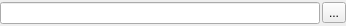
<?xml version="1.0" encoding="UTF-8"?>
<ui version="4.0">
 <class>Form</class>
 <widget class="QWidget" name="Form">
  <property name="geometry">
   <rect>
    <x>0</x>
    <y>0</y>
    <width>346</width>
    <height>26</height>
   </rect>
  </property>
  <property name="windowTitle">
   <string>Form</string>
  </property>
  <layout class="QGridLayout" name="gridLayout">
   <property name="leftMargin">
    <number>0</number>
   </property>
   <property name="topMargin">
    <number>0</number>
   </property>
   <property name="rightMargin">
    <number>0</number>
   </property>
   <property name="bottomMargin">
    <number>0</number>
   </property>
   <property name="horizontalSpacing">
    <number>2</number>
   </property>
   <property name="verticalSpacing">
    <number>0</number>
   </property>
   <item row="0" column="0">
    <widget class="QLineEdit" name="ledFileName"/>
   </item>
   <item row="0" column="1">
    <widget class="QToolButton" name="tbtDirBrowse">
     <property name="text">
      <string>...</string>
     </property>
    </widget>
   </item>
  </layout>
 </widget>
 <resources/>
 <connections/>
</ui>
